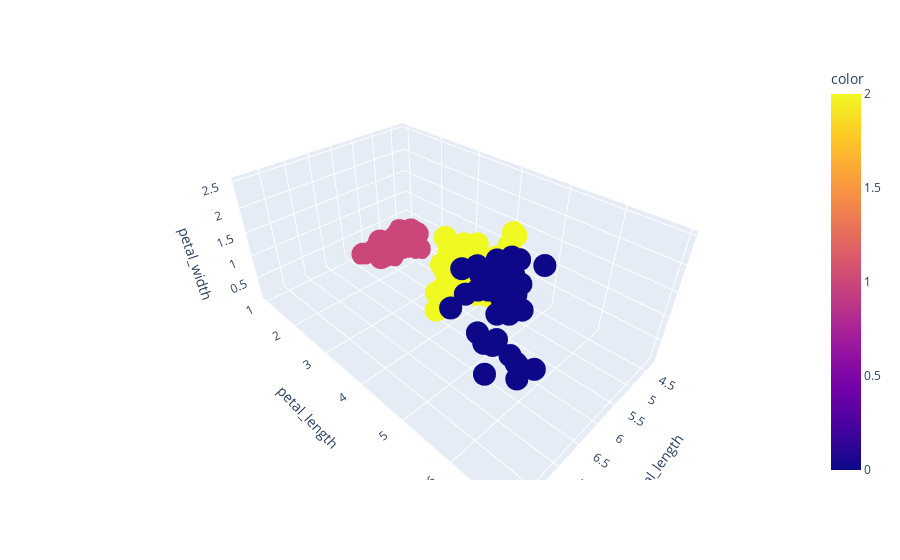

The notebook cell saved with this chart:
### Code cell
!pip install plotly
import plotly.express as px
fig=px.scatter_3d(df,x="sepal_length",y="petal_length",z="petal_width",color=model1.labels_)
fig.show()

### Figure 1 — Plotly figure (JSON) as saved in the notebook; plotly's stock layout.template omitted (floating-point values rounded to 4 significant figures; data arrays with more than 128 entries replaced by an {"elided": "..."} marker saying what was removed)
{"data": [{"hovertemplate": "sepal_length=%{x}<br>petal_length=%{y}<br>petal_width=%{z}<br>color=%{marker.color}<extra></extra>", "legendgroup": "", "marker": {"color": {"elided": "150 int values"}, "coloraxis": "coloraxis", "symbol": "circle"}, "mode": "markers", "name": "", "scene": "scene", "showlegend": false, "type": "scatter3d", "x": {"elided": "150 float values"}, "y": {"elided": "150 float values"}, "z": {"elided": "150 float values"}}], "layout": {"coloraxis": {"colorbar": {"title": {"text": "color"}}, "colorscale": [[0, "#0d0887"], [0.1111, "#46039f"], [0.2222, "#7201a8"], [0.3333, "#9c179e"], [0.4444, "#bd3786"], [0.5556, "#d8576b"], [0.6667, "#ed7953"], [0.7778, "#fb9f3a"], [0.8889, "#fdca26"], [1, "#f0f921"]]}, "legend": {"tracegroupgap": 0}, "margin": {"t": 60}, "scene": {"domain": {"x": [0, 1], "y": [0, 1]}, "xaxis": {"title": {"text": "sepal_length"}}, "yaxis": {"title": {"text": "petal_length"}}, "zaxis": {"title": {"text": "petal_width"}}}}}
